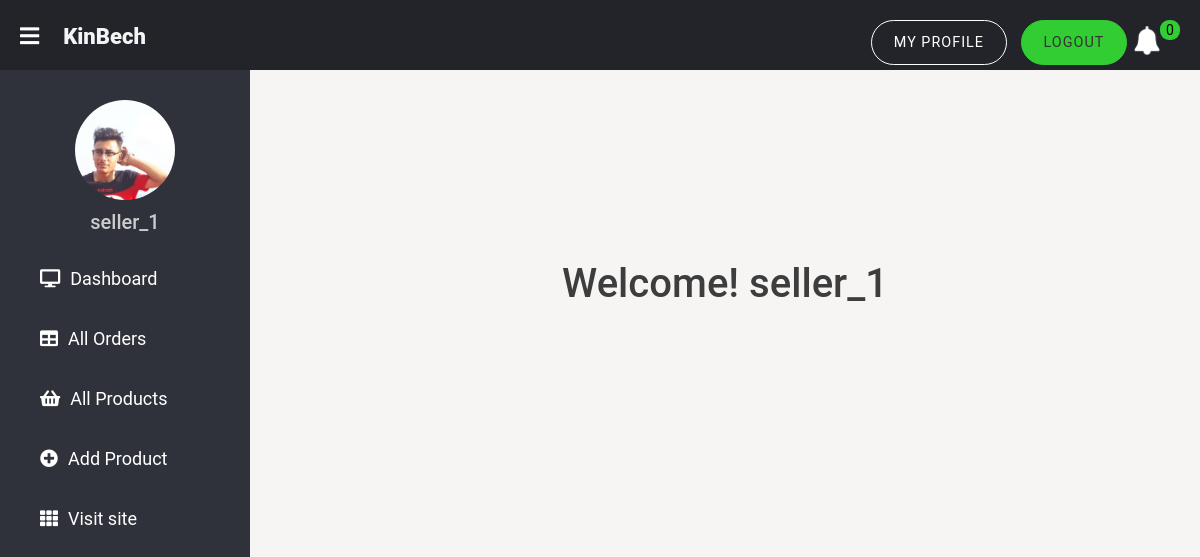
Screenshot of /seller/sellerHome/ (signed in) with the database file from the repository.
### store/models.py (models this page shows)
class Seller(models.Model):
    user = models.OneToOneField(
        User, on_delete=models.CASCADE, null=True, blank=True)
    name = models.CharField(max_length=50, null=True)
    phone = models.CharField(max_length=40, null=True)
    date_created = models.DateTimeField(auto_now_add=True, null=True)
    image = models.ImageField(null=True, blank=True)
    def __str__(self):
        return self.user.username
    @property
    def imageURL(self):
        try:
            url = self.image.url
        except:
            url = "{% static 'images/user-image.jpg' %}"
        return url

### seller/views.py (the view, shortened to what this page needs)
# urls.py: path('sellerHome/', views.sellerHome, name="seller-home"),
def sellerHome(request):
    a = SellerRequiredMixin()
    seller = request.user.seller
    print(seller)
    orders = Order.objects.filter(orderitem__product__seller=seller, complete=True,
                                  orderitem__orderItem_order_status="Order Received").distinct().order_by("-id")
    orderItemQuantity = OrderItem.objects.filter(
        product__seller=seller, order__complete=True).aggregate(Sum('quantity'))
    orderItem = OrderItem.objects.filter(
        product__seller=seller, order__complete=True)
    totalPrice = 0
    for oi in orderItem:
        totalPrice += oi.quantity * oi.product.price
    graph_selection = ""
    if request.method == 'POST':
        graph_selection = request.POST.get('graph_selection')
        print("Graph selection: ", graph_selection)
    if graph_selection == "" or graph_selection == "totalIncome":
        orderItem_name = []
        orderItem_total_quantity = []
        orderItem_price = []
        products = Product.objects.filter(seller=seller)
        for prod in products:
            orderItems = OrderItem.objects.filter(
                product__seller=seller, product__name=prod.name).aggregate(Sum('quantity'))
            product = Product.objects.get(name=prod)
            total_product_quantity = orderItems['quantity__sum']
            if total_product_quantity == None:
                pass
            else:
                orderItem_name.append(prod.name)
                orderItem_total_quantity.append(total_product_quantity)
                orderItem_price.append(product.price)
        orderItem_total_price_decimal = [quantity * price for quantity,
                                         price in zip(orderItem_total_quantity, orderItem_price)]
        orderItem_total_price = list(map(float, orderItem_total_price_decimal))
        trace_layout_list = graphs(request, orderItem_name, orderItem_total_price, graph_title='Total Income',
                                   xaxis_title="Product's Name", yaxis_title='Total Price ($)')
        title = "Total Income"
    title = "Total Quantity Sold"
    context = {"orders": orders, "seller": seller,
               'orderItemQuantity': orderItemQuantity, 'totalPrice': totalPrice, "trace": trace_layout_list[0],
               "layout": trace_layout_list[1], "title": title}
    return render(request, "seller/sellerHome.html", context)

### seller/context_processors.py (called while the page is built)
def notification(request):
    if request.user.is_authenticated:
        try:
            seller = request.user.seller
        except:
            seller = Seller.objects.filter(id=1)
    else:
        seller = Seller.objects.filter(id=1)
    noti_orders = Order.objects.filter(orderitem__product__seller=seller, orderitem__orderItem_order_status="Order Received",
                                       orderitem__noti_status=True, complete=True).distinct().order_by("-id")
    canceledOrderItem = OrderItem.objects.filter(
        product__seller=seller, orderItem_order_status="Order Canceled", noti_status=True)
    return {'noti_orders': noti_orders, 'seller': seller, 'canceledOrderItem': canceledOrderItem}

### store/models.py (called while the page is built)
    def __str__(self):
        return self.name

### seller/templates/seller/sellerHome.html (shortened to what this page needs)
{% extends 'seller/sellerMain.html' %}
{% load static %}
{% load humanize %}
{% block content %}
{% if totalPrice > 0 %}
<div class="graph-dropdown">
    <form action="" method="POST" class="branche">
        {% csrf_token %}
        <select name="graph_selection" class="form-control" id="select_id">
            <option selected="selected" disabled>Select GRAPH</option>
            <option value="totalIncome">Total Income</option>
            <option value="viewsInProducts">Views In Products</option>
            <option value="soldProductsQuantity">Sold Product's Quantity</option>
        </select>
        <button type="submit" class="btn btn" style="background-color:rgb(67, 228, 67);"><i
                class="fas fa-check"></i></button>
    </form>
</div>
<div class="container" style="margin-top: 5rem;">
    <div id="bar_chart"></div>
    {% if orderItemQuantity.quantity__sum > 0 %}
    <div class="recom-container" style="margin-left:3rem;">
        <div>
            <h4>Portfolio Performance</h4>
            <hr>
        </div>
        <div class="total-section">
            <div class="total-amount-section">
                <h5 style="color: gray;">Sales Price</h5>
                <h3 style="color:purple;">$ {{totalPrice|intcomma}}</h3>
            </div>
            <div class="total-quantity-section">
                <h5 style="color: gray;">Sales quantity</h5>
                <h3 style="color:blue;">x {{orderItemQuantity.quantity__sum}}</h3>
            </div>
        </div>
    </div>
    {% endif %}
    {% if orders.count > 0 %}
    <div class="row recom-container">
        <h4 class="new_order_text">New Orders</h4>
        <hr style="width:87%;margin-left:auto;margin-right:auto;">
        <div class="col-md-10 reco-center" style="margin-left:2.5rem;">
            {% for order in orders %}
            <div class="recom" onclick="window.location='../seller-order-detail/{{order.id}}/'">
                <div class="">
                    {% for oi in order.orderitem_set.all|slice:":1" %}
                    {% if oi.product.seller == request.user.seller %}
                    <img class="" id="recom-image" src="{{oi.product.imageURL}}"
                        onerror=this.src="{% static 'images/default-image.jpg' %}" alt="">
                    {% endif %}
                    {% endfor %}
                </div>
                <div class="text-part">
                    <h5>#ORDER_{{order.id}}</h5>
                    <h6>{{order.customer}}</h6>
                    <h6 style="color: rgb(63, 63, 63);">{{order.date_ordered}}</h6>
                </div>
            </div>
            {% endfor %}
        </div>
    </div>
    {% endif %}
</div>
{% else %}
<div class="container" style="text-align:center; margin-top:20%;">
    <h1 style="color:rgb(61, 61, 61);">Welcome! {{request.user.seller}}</h1>
</div>
{% endif %}
{% endblock content %}

### seller/templates/seller/sellerMain.html (shortened to what this page needs)
<!DOCTYPE html>
{% load static %}
<html lang="en">
<head>
    <link href="https://cdn.jsdelivr.net/npm/bootstrap@5.0.0-beta2/dist/css/bootstrap.min.css" rel="stylesheet"
>
    <link rel="stylesheet" href="https://pro.fontawesome.com/releases/v5.10.0/css/all.css"
 />
    <link rel="stylesheet" type="text/css" href="{% static 'css/style.css' %}">
    <link rel="stylesheet" type="text/css" href="{% static 'css/sellerStyle.css' %}">
</head>
<body>
    <div class="dashboard_header">
        <label for="check">
            <i class="fas fa-bars" id="sidebar_btn"></i>
        </label>
        <a href="{% url 'seller:seller-home' %}" class="site-logo" aria-label="homepage"
            style="font-size:22px;">KinBech</a>
        <div class="logo_noti">
            <ul class="nav__list">
                <li class="nav__list-item">
                    <a class="nav__link nav__link--btn seller-profile-btn" href="{% url 'seller:seller-profile' %}">My
                        Profile</a>
                </li>
                <li class="nav__list-item">
                    <a class="nav__link nav__link--btn nav__link--btn--highlight"
                        href="{% url 'auth:seller-logout' %}">Logout</a>
                </li>
                {% if noti_orders.count == 0 and canceledOrderItem.count == 0 %} <li class="cart-li">
                    <img id="noti-btn" class="cart-icon" src="{% static 'images/notification-icon.png' %}">
                </li>
                <p class="cart-total" id="total">0</p>
                {% elif noti_orders.count == 0 and canceledOrderItem.count > 0 %}
                <li class="cart-li">
                    <img id="noti-btn" class="cart-icon" src="{% static 'images/notification-icon.png' %}">
                </li>
                <p class="cart-total" id="total">{{canceledOrderItem.count}}</p>
                {% endif %}
            </ul>
        </div>
    </div>
    <div class="sidebar">
        <center>
            <img onClick="window.location.href='../seller-profile/'" src="{{seller.imageURL}}" class="profile_image"
                onerror=this.src="{% static 'images/user-image.jpg' %}" alt="">
            <h5 onClick="window.location.href='../seller-profile/'">{{seller.user.username}}</h5>
        </center>
        <a href="{% url 'seller:seller-home' %}"><i class="fas fa-desktop"></i><span>Dashboard</span></a>
        <a href="{% url 'seller:seller-order-list' %}"><i class="fas fa-table"></i><span>All Orders</span></a>
        <a href="{% url 'seller:seller-product-list' %}"><i class="fas fa-shopping-basket"></i><span>All
                Products</span></a>
        <a href="{% url 'seller:seller-product-add' %}"><i class="fas fa-plus-circle"></i><span>Add Product</span></a>
        <a href="{% url 'auth:seller-logout' %}"><i class="fas fa-th"></i><span>Visit site</span></a>
    </div>
    <div class="content">
        <div style="padding-top: 70px;">
            {% block content %}
            {% endblock content %}
        </div>
    </div>
</body>
</html>

### static/css/style.css (style rules this page uses)
body { margin: 0; padding: 0; font-family: "Roboto", sans-serif; }
:root { --primaryColor: #f09d51; --mainWhite: #fff; --text: #f4f4f4; --text-inverse: #333; --background: rgb(41, 41, 43); --mainSpacing: 0.1rem; --mainTransition: all 0.3s linear; }
.site-logo, .shop-now-text { font-weight: 900; font-size: 1.2rem; color: var(--text); text-decoration: none; }
.nav__list { list-style: none; margin: 0; padding: 0; display: flex; }
.nav__link { --spacing: 1em; text-decoration: none; color: inherit; display: inline-block; padding: calc(var(--spacing) / 2) var(--spacing); position: relative; text-transform: uppercase; letter-spacing: 2px; font-size: 0.9rem; }
.nav__link:after { content: ""; position: absolute; bottom: 0; left: var(--spacing); right: var(--spacing); height: 2px; background: currentColor; transform: scaleX(0); transition: transform 150ms ease-in-out; }
.nav__link--btn { border: 1.5px solid currentColor; border-radius: 2em; margin-left: 1em; transition: background 250ms ease-in-out; letter-spacing: 1px; padding: 0.75em 1.5em; }
.nav__link--btn::after { display: none; }
.nav__link--btn--highlight { background: limegreen; border-color: limegreen; color: #333; }
.cart-icon { width: 35px; margin-left: 7px; margin-top: 5px; cursor: pointer; }
.cart-total { display: block; text-align: center; color: #000; background-color: limegreen; width: 20px; height: 25px; border-radius: 50%; font-size: 14px; }
ul { margin: 0; padding: 0; list-style: none; }

### static/css/sellerStyle.css (style rules this page uses)
body { padding: 0; margin: 0; font-family: "Roboto", sans-serif; background-color: rgb(247, 244, 244); }
.dashboard_header { position: fixed; z-index: 1; background-color: #22242a; padding: 20px; padding-left: 0px; width: 100%; height: 70px; }
.site-logo { transition: 0.5s; transition-property: color; }
.logo_noti { float: right; }
.seller-profile-btn { border: 1.5px solid white; color: white; transition: background 350ms ease-in-out; }
.sidebar { background-color: #2f323a; margin-top: 70px; padding-top: 30px; position: fixed; left: 0; width: 250px; height: 100%; transition: 0.5s; transition-property: left; }
.sidebar .profile_image { width: 100px; height: auto; max-height: 120px; border-radius: 50%; margin-bottom: 10px; }
.sidebar center img { transition: 0.5s; transition-property: opacity; cursor: pointer; }
.sidebar h5 { color: #ccc; margin-top: 0; margin-bottom: 15px; transition: 0.5s; transition-property: color; cursor: pointer; }
.sidebar a { color: #fff; display: block; width: 100%; line-height: 60px; text-decoration: none; padding-left: 40px; box-sizing: border-box; transition: 0.5s; transition-property: background; font-size: 18px; }
.sidebar i { padding-right: 10px; }
label #sidebar_btn { z-index: 1; color: #fff; cursor: pointer; font-size: 22px; margin: 5px 20px; padding-bottom: 20px; transition: 0.5s; transition-property: color; }
.content { margin-left: 250px; transition: 0.5s; box-sizing: border-box; }
.cart-icon { width: 26px; }
.cart-total { height: 20px; border-radius: 45%; }

### rows the page displays
Seller: imageURL (picture), user.username "seller_1"

### other values shown
{{ request.user.seller }} "seller_1"
